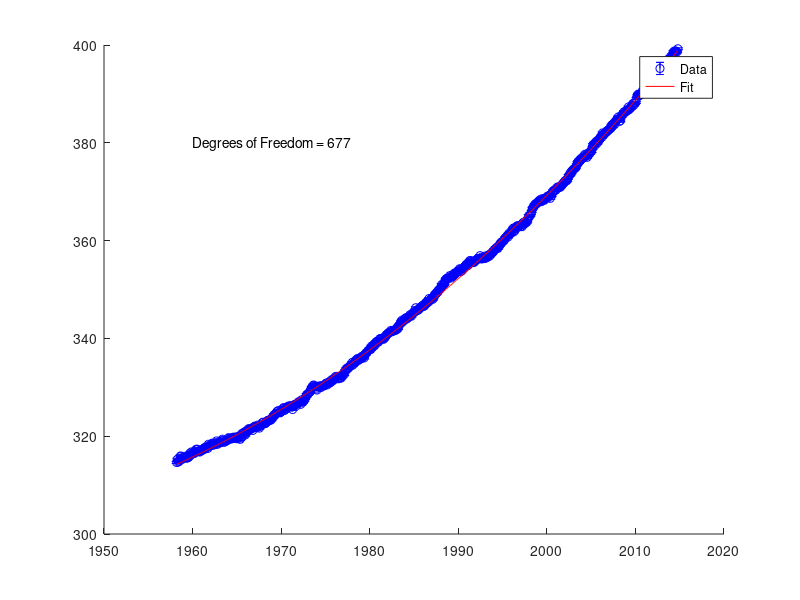

Write MATLAB code to recreate this figure.
% general_fitter.m
% code which fits a polynomial to some data (x,y)

clear all; close all;

mydata = load('co2_data.dat');     % read in (x,y,dy) data from text file 

x = mydata(:,3);     % 1st data column is x 
y = mydata(:,5);     % 2nd data column is y
N=length(x);         % number of data points

%filling in standard error
for n=1:N
    sigma(n) = .2;
end

% now do quadratic fit using design matrix technique 

M = 3;          % number of parameters for a quadratic fit
A = zeros(N,M); % prepare design matrix
b = zeros(N,1);

% fill (NxM) design matrix A and (Nx1) column vector b

for i=1:N
    for j=1:M
        A(i,j)=(x(i)^(j-1))/sigma(i);
    end
    b(i,1) = y(i)/sigma(i);
end

% now solve for parameters a and plot
a = (A'*A) \ (A'*b);     % works better than a=inv(A'*A)*(A'*b) 
y_prediction = a(1) + a(2)*x + a(3)*x.*x;

%calculating chi-square
chiSquare = 0;
for z=1:N
    chiSquare = chiSquare + (((a(3)*x(z)^2+a(2)*x(z)+a(1))-y(z))/sigma(z))^2;
end

chiSquare

degreesFreedom = N-3

hold on
errorbar(x,y,sigma,'bo');
plot(x,y_prediction,'r');
legend('Data','Fit');
text(1960,380,'Degrees of Freedom = 677');
hold off

fprintf('Found fit parameters a(1)=%f a(2)=%f a(3)=%f\n',a(1),a(2),a(3));

%This fit is much better. For a good fit, we know that our chi-square needs
%to be approximately equal to v+-sqrt(2*v). That means it should be
%approximately equal to 677+-36.79. Our chi-square for the quadratic fit is
%8,363, so we are much closer to our goal with the quadratic fit. 
